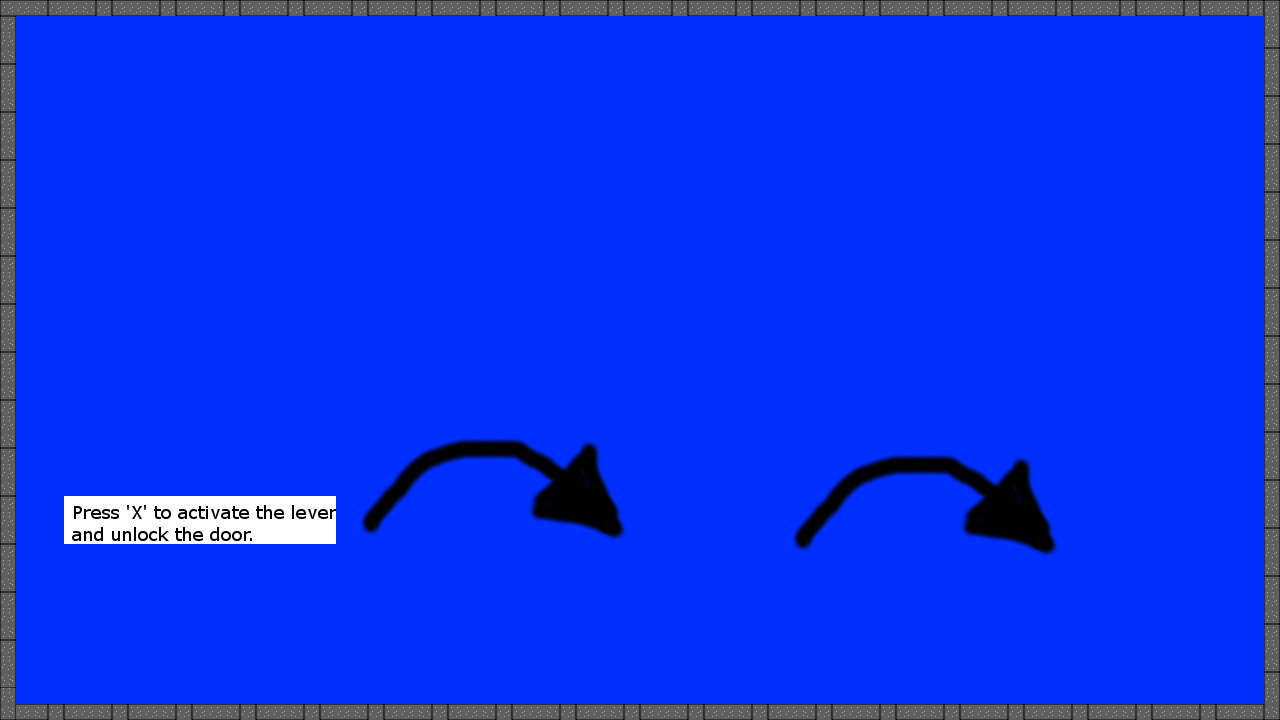

Rendered tile map (Tiled .tmx) drawn with the repository's tilesets; below, a short description and the map source with its tile grids summarised:
An orthogonal 80x45 tile map with 16x16 px tiles, 1 tile layer (Tile Layer 1), 3 tilesets.

<map version="1.0" orientation="orthogonal" renderorder="right-down" width="80" height="45" tilewidth="16" tileheight="16">
 <tileset firstgid="1" name="concrete" tilewidth="16" tileheight="16">
  <image source="concrete.png" width="64" height="64" />
  <tile id="0">
   <properties>
    <property name="behavior" value="1" />
   </properties>
  </tile>
  <tile id="4">
   <properties>
    <property name="behavior" value="1" />
   </properties>
  </tile>
  <tile id="5">
   <properties>
    <property name="behavior" value="1" />
   </properties>
  </tile>
  <tile id="6">
   <properties>
    <property name="behavior" value="1" />
   </properties>
  </tile>
  <tile id="7">
   <properties>
    <property name="behavior" value="1" />
   </properties>
  </tile>
  <tile id="11">
   <properties>
    <property name="behavior" value="1" />
   </properties>
  </tile>
  <tile id="15">
   <properties>
    <property name="behavior" value="1" />
   </properties>
  </tile>
 </tileset>
 <tileset firstgid="17" name="lever" tilewidth="16" tileheight="16">
  <image source="lever.png" width="320" height="160" />
 </tileset>
 <tileset firstgid="217" name="arrow" tilewidth="16" tileheight="16">
  <image source="arrow.png" width="320" height="160" />
 </tileset>
 <layer name="Tile Layer 1" width="80" height="45">
  <data>[3600 cells, 3600 non-empty, 258 distinct tile ids]</data>
 </layer>
</map>